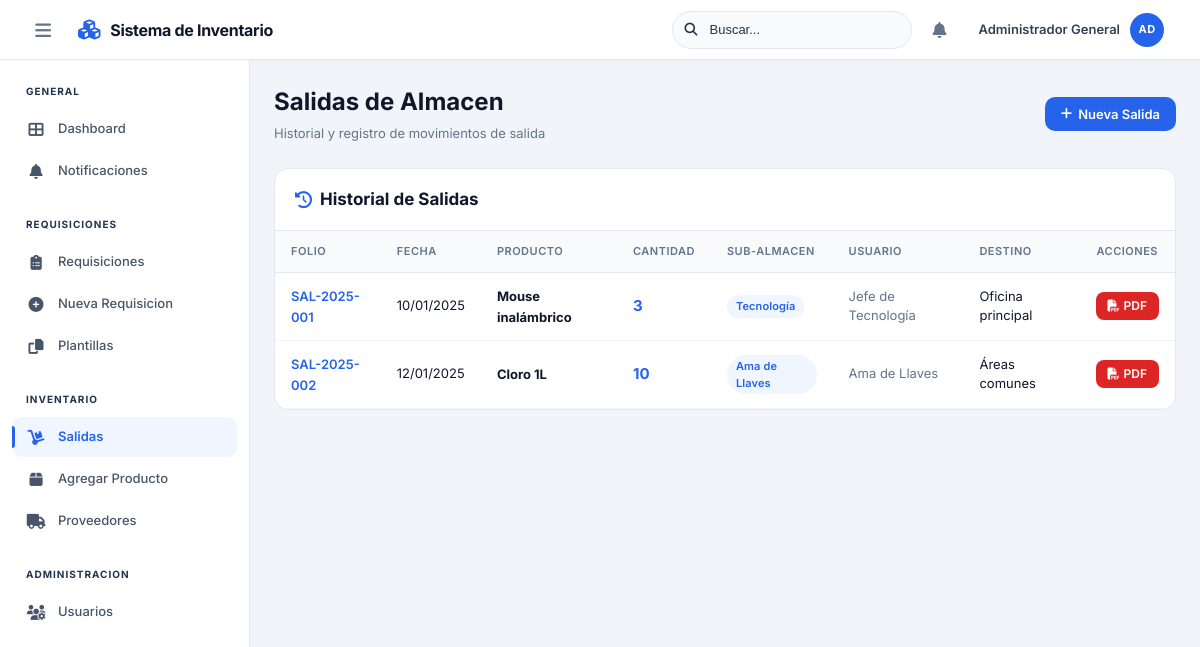
/salidas.php (signed in), run on the app's committed database.
### tables this page shows
CREATE TABLE salidas_almacen (
    id INT PRIMARY KEY AUTO_INCREMENT,
    folio VARCHAR(50) UNIQUE NOT NULL,
    usuario_id INT NOT NULL,
    sub_almacen_id INT NOT NULL,
    producto_id INT NOT NULL,
    cantidad INT NOT NULL,
    motivo TEXT NOT NULL,
    destino VARCHAR(200),
    fecha_salida DATE NOT NULL,
    created_at TIMESTAMP DEFAULT CURRENT_TIMESTAMP,
    FOREIGN KEY (usuario_id) REFERENCES usuarios(id),
    FOREIGN KEY (sub_almacen_id) REFERENCES sub_almacenes(id),
    FOREIGN KEY (producto_id) REFERENCES inventario(id)
);

CREATE TABLE inventario (
    id INT PRIMARY KEY AUTO_INCREMENT,
    codigo VARCHAR(50) UNIQUE NOT NULL,
    nombre VARCHAR(200) NOT NULL,
    descripcion TEXT,
    sub_almacen_id INT NOT NULL,
    cantidad INT NOT NULL DEFAULT 0,
    unidad VARCHAR(50) NOT NULL,
    precio_unitario DECIMAL(10,2),
    stock_minimo INT DEFAULT 10,
    created_at TIMESTAMP DEFAULT CURRENT_TIMESTAMP,
    updated_at TIMESTAMP DEFAULT CURRENT_TIMESTAMP ON UPDATE CURRENT_TIMESTAMP,
    FOREIGN KEY (sub_almacen_id) REFERENCES sub_almacenes(id)
);

CREATE TABLE sub_almacenes (
    id INT PRIMARY KEY AUTO_INCREMENT,
    nombre VARCHAR(100) NOT NULL,
    descripcion TEXT,
    created_at TIMESTAMP DEFAULT CURRENT_TIMESTAMP
);

CREATE TABLE usuarios (
    id INT PRIMARY KEY AUTO_INCREMENT,
    username VARCHAR(50) UNIQUE NOT NULL,
    password VARCHAR(255) NOT NULL,
    nombre_completo VARCHAR(200) NOT NULL,
    email VARCHAR(100),
    rol ENUM('admin', 'departamento', 'solo_lectura', 'compras', 'gerencia', 'gerencia_general') DEFAULT 'solo_lectura',
    sub_almacen_id INT NULL,
    activo TINYINT(1) DEFAULT 1,
    created_at TIMESTAMP DEFAULT CURRENT_TIMESTAMP,
    FOREIGN KEY (sub_almacen_id) REFERENCES sub_almacenes(id)
);

### salidas.php (called while the page is built, shortened)
<?php
require_once 'config/database.php';
require_once 'controllers/SalidaController.php';
$user = [
    'id' => $_SESSION['user_id'],
    'username' => $_SESSION['user_username'],
    'nombre' => $_SESSION['user_nombre'],
    'rol' => $_SESSION['user_rol'],
    'sub_almacen_id' => $_SESSION['user_sub_almacen_id']
];
$db = getConnection();
$salidaController = new SalidaController($db);
if ($user['rol'] === 'admin' || $user['rol'] === 'compras') {
    $salidas = $salidaController->obtenerSalidas($user['id']);
} else {
    $salidas = $salidaController->obtenerSalidas($user['id'], $user['sub_almacen_id']);
}
require 'views/salidas.view.php';

### config/database.php (called while the page is built, shortened)
<?php
function getConnection() {
    $conn = new mysqli(DB_HOST, DB_USER, DB_PASS, DB_NAME);
    $conn->set_charset("utf8");
    return $conn;
}

### controllers/SalidaController.php (called while the page is built, shortened)
<?php
require_once 'models/Salida.php';
class SalidaController {
    private $salidaModel;
    public function __construct($db) {
        $this->salidaModel = new Salida($db);
    }
    public function obtenerSalidas($usuario_id, $sub_almacen_id = null) {
        return $this->salidaModel->obtenerPorUsuario($usuario_id, $sub_almacen_id);
    }
}

### models/Salida.php (called while the page is built, shortened)
<?php
class Salida {
    private $conn;
    public function __construct($db) {
        $this->conn = $db;
    }
    public function obtenerPorUsuario($usuario_id, $sub_almacen_id = null) {
        $query = "SELECT s.*, p.nombre as producto_nombre, p.codigo as producto_codigo,
                  sa.nombre as sub_almacen_nombre, u.nombre_completo as usuario_nombre
                  FROM salidas_almacen s
                  INNER JOIN inventario p ON s.producto_id = p.id
                  INNER JOIN sub_almacenes sa ON s.sub_almacen_id = sa.id
                  INNER JOIN usuarios u ON s.usuario_id = u.id";
        $query .= " ORDER BY s.created_at DESC";
        if ($sub_almacen_id) {
            $stmt = $this->conn->prepare($query);
            $stmt->bind_param("i", $sub_almacen_id);
        } else {
            $stmt = $this->conn->prepare($query);
        }
        $stmt->execute();
        $result = $stmt->get_result();
        return $result->fetch_all(MYSQLI_ASSOC);
    }
}

### views/salidas.view.php (the view, shortened to what this page needs)
<?php require 'includes/header.php'; ?>
<main class="main-content">
    <div style="display: flex; justify-content: space-between; align-items: center; margin-bottom: 1.5rem;">
        <div>
            <h1 style="margin: 0 0 4px 0; font-size: 1.5rem; font-weight: 700; color: var(--gray-900);">Salidas de Almacen</h1>
            <p style="margin: 0; color: var(--text-muted); font-size: 0.8125rem;">Historial y registro de movimientos de salida</p>
        </div>
        <a href="nueva-salida.php" class="btn btn-primary"><i class="fas fa-plus"></i> Nueva Salida</a>
    </div>
    <div class="card" style="overflow: hidden;">
        <div style="padding: 1.125rem 1.25rem; border-bottom: 1px solid var(--border-color);">
            <h2 style="margin: 0; font-size: 1.0625rem; color: var(--gray-900); font-weight: 700; display: flex; align-items: center; gap: 8px;">
                <i class="fas fa-history" style="color: var(--primary);"></i> Historial de Salidas
            </h2>
        </div>
        <div style="overflow-x: auto;">
            <table style="width: 100%; border-collapse: collapse;">
                <thead>
                    <tr style="background: var(--gray-50);">
                        <th style="padding: 0.75rem 1rem; text-align: left; font-weight: 600; color: var(--gray-500); font-size: 0.6875rem; text-transform: uppercase; letter-spacing: 0.5px; border-bottom: 1px solid var(--border-color);">Folio</th>
                        <th style="padding: 0.75rem 1rem; text-align: left; font-weight: 600; color: var(--gray-500); font-size: 0.6875rem; text-transform: uppercase; letter-spacing: 0.5px; border-bottom: 1px solid var(--border-color);">Fecha</th>
                        <th style="padding: 0.75rem 1rem; text-align: left; font-weight: 600; color: var(--gray-500); font-size: 0.6875rem; text-transform: uppercase; letter-spacing: 0.5px; border-bottom: 1px solid var(--border-color);">Producto</th>
                        <th style="padding: 0.75rem 1rem; text-align: left; font-weight: 600; color: var(--gray-500); font-size: 0.6875rem; text-transform: uppercase; letter-spacing: 0.5px; border-bottom: 1px solid var(--border-color);">Cantidad</th>
                        <th style="padding: 0.75rem 1rem; text-align: left; font-weight: 600; color: var(--gray-500); font-size: 0.6875rem; text-transform: uppercase; letter-spacing: 0.5px; border-bottom: 1px solid var(--border-color);">Sub-Almacen</th>
                        <th style="padding: 0.75rem 1rem; text-align: left; font-weight: 600; color: var(--gray-500); font-size: 0.6875rem; text-transform: uppercase; letter-spacing: 0.5px; border-bottom: 1px solid var(--border-color);">Usuario</th>
                        <th style="padding: 0.75rem 1rem; text-align: left; font-weight: 600; color: var(--gray-500); font-size: 0.6875rem; text-transform: uppercase; letter-spacing: 0.5px; border-bottom: 1px solid var(--border-color);">Destino</th>
                        <th style="padding: 0.75rem 1rem; text-align: center; font-weight: 600; color: var(--gray-500); font-size: 0.6875rem; text-transform: uppercase; letter-spacing: 0.5px; border-bottom: 1px solid var(--border-color);">Acciones</th>
                    </tr>
                </thead>
                <tbody>
                    <?php if (count($salidas) > 0): ?>
                        <?php foreach ($salidas as $salida): ?>
                            <tr style="border-bottom: 1px solid var(--gray-100); transition: background 0.15s;" onmouseover="this.style.background='var(--gray-50)'" onmouseout="this.style.background='transparent'">
                                <td style="padding: 0.75rem 1rem;"><span style="color: var(--primary); font-weight: 600; font-size: 0.8125rem;"><?php echo htmlspecialchars($salida['folio']); ?></span></td>
                                <td style="padding: 0.75rem 1rem; color: var(--gray-900); font-size: 0.8125rem;"><?php echo date('d/m/Y', strtotime($salida['fecha_salida'])); ?></td>
                                <td style="padding: 0.75rem 1rem;"><strong style="color: var(--gray-900); font-size: 0.8125rem;"><?php echo htmlspecialchars($salida['producto_nombre']); ?></strong></td>
                                <td style="padding: 0.75rem 1rem;"><span style="color: var(--primary); font-weight: 700; font-size: 0.9375rem;"><?php echo $salida['cantidad']; ?></span></td>
                                <td style="padding: 0.75rem 1rem;"><span class="badge badge-primary"><?php echo htmlspecialchars($salida['sub_almacen_nombre']); ?></span></td>
                                <td style="padding: 0.75rem 1rem; color: var(--text-muted); font-size: 0.8125rem;"><?php echo htmlspecialchars($salida['usuario_nombre']); ?></td>
                                <td style="padding: 0.75rem 1rem; color: var(--gray-900); font-size: 0.8125rem;"><?php echo htmlspecialchars($salida['destino']); ?></td>
                                <td style="padding: 0.75rem 1rem; text-align: center;">
                                    <a href="generar-pdf-salida.php?id=<?php echo $salida['id']; ?>" class="btn btn-sm btn-danger" target="_blank"><i class="fas fa-file-pdf"></i> PDF</a>
                                </td>
                            </tr>
                        <?php endforeach; ?>
                    <?php endif; ?>
                </tbody>
            </table>
        </div>
    </div>
</main>
<?php require 'includes/footer.php'; ?>

### styles.css (style rules this page uses)
* { margin: 0; padding: 0; box-sizing: border-box; }
:root { --primary: #2563eb; --primary-hover: #1d4ed8; --primary-light: #eff6ff; --primary-50: #eff6ff; --primary-100: #dbeafe; --primary-200: #bfdbfe; --primary-600: #2563eb; --primary-700: #1d4ed8; --success: #059669; --success-light: #ecfdf5; --success-dark: #047857; --warning: #d97706; --warning-light: #fffbeb; --danger: #dc2626; --danger-light: #fef2f2; --info: #0891b2; --info-light: #ecfeff; --white: #ffffff; --gray-50: #f8fafc; --gray-100: #f1f5f9; --gray-200: #e2e8f0; --gray-300: #cbd5e1; --gray-400:rgb(34, 53, 78); --gray-500: #64748b; --gray-600: #475569; --gray-700: #334155; --gray-800: #1e293b; --gray-900: #0f172a; --text-primary: #0f172a; --text-secondary: #475569; --text-muted: #64748b; --text-light: #94a3b8; --background: #f1f5f9; --card-bg: #ffffff; --border-color: #e2e8f0; --radius-sm: 8px; --radius-md: 10px; --radius-lg: 14px; --radius-xl: 20px; --radius-full: 9999px; --shadow-xs: 0 1px 2px rgba(0, 0, 0, 0.04); --shadow-sm: 0 1px 3px rgba(0, 0, 0, 0.06), 0 1px 2px rgba(0, 0, 0, 0.04); --shadow-md: 0 4px 6px -1px rgba(0, 0, 0, 0.07), 0 2px 4px -2px rgba(0, 0, 0, 0.04); --shadow-lg: 0 10px 25px -5px rgba(0, 0, 0, 0.08), 0 8px 10px -6px rgba(0, 0, 0, 0.03); --shadow-card: 0 1px 3px rgba(0,0,0,0.04), 0 1px 2px rgba(0,0,0,0.06); --shadow-card-hover: 0 10px 30px -5px rgba(37, 99, 235, 0.15), 0 4px 6px -4px rgba(0,0,0,0.05); --transition: all 0.2s ease; --transition-fast: all 0.15s ease; }
body { font-family: "Inter", -apple-system, BlinkMacSystemFont, "Segoe UI", Roboto, sans-serif; background: var(--background); color: var(--text-primary); line-height: 1.5; font-size: 14px; min-height: 100vh; -webkit-font-smoothing: antialiased; }
.main-content { flex: 1; padding: 1.5rem; overflow-y: auto; background: var(--background); }
.btn { display: inline-flex; align-items: center; gap: 0.375rem; padding: 0.5rem 1rem; border: none; border-radius: var(--radius-md); font-size: 0.8125rem; font-weight: 600; cursor: pointer; transition: var(--transition-fast); text-decoration: none; white-space: nowrap; line-height: 1.4; }
.btn-primary { background: var(--primary); color: var(--white); }
.btn-danger { background: var(--danger); color: var(--white); }
.btn-sm { padding: 0.375rem 0.75rem; font-size: 0.75rem; gap: 0.25rem; border-radius: var(--radius-sm); }
.badge { display: inline-flex; align-items: center; padding: 0.1875rem 0.5625rem; border-radius: var(--radius-full); font-size: 0.6875rem; font-weight: 600; letter-spacing: 0.01em; }
.badge-primary { background: var(--primary-light); color: var(--primary); }
.form-container, .card { background: var(--white); border: 1px solid var(--border-color); border-radius: var(--radius-lg); margin-bottom: 1.25rem; }

### data on the page
salidas_almacen: folio "SAL-2025-001", fecha_salida "10/01/2025", producto.nombre "Mouse inalámbrico", cantidad "3", sub_almacen.nombre "Tecnología", usuario.nombre_completo "Jefe de Tecnología", destino "Oficina principal"
salidas_almacen: folio "SAL-2025-002", fecha_salida "12/01/2025", producto.nombre "Cloro 1L", cantidad "10", sub_almacen.nombre "Ama de Llaves", usuario.nombre_completo "Ama de Llaves", destino "Áreas comunes"

### other printed values
$_SESSION['user_nombre'] "Administrador General"
substr($_SESSION['user_nombre'] ?? 'U', 0, 2) "AD"
